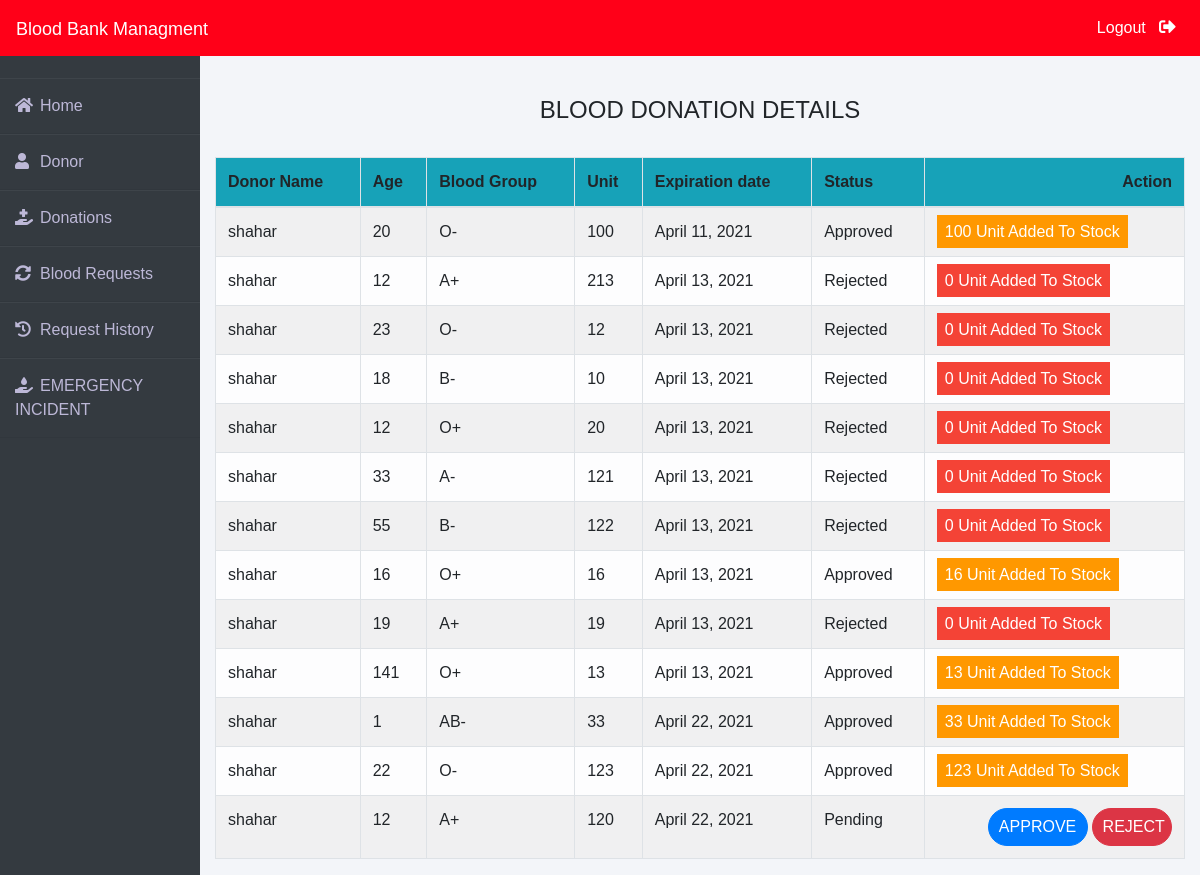
The page /admin-donation (signed in) on the database as committed earlier.
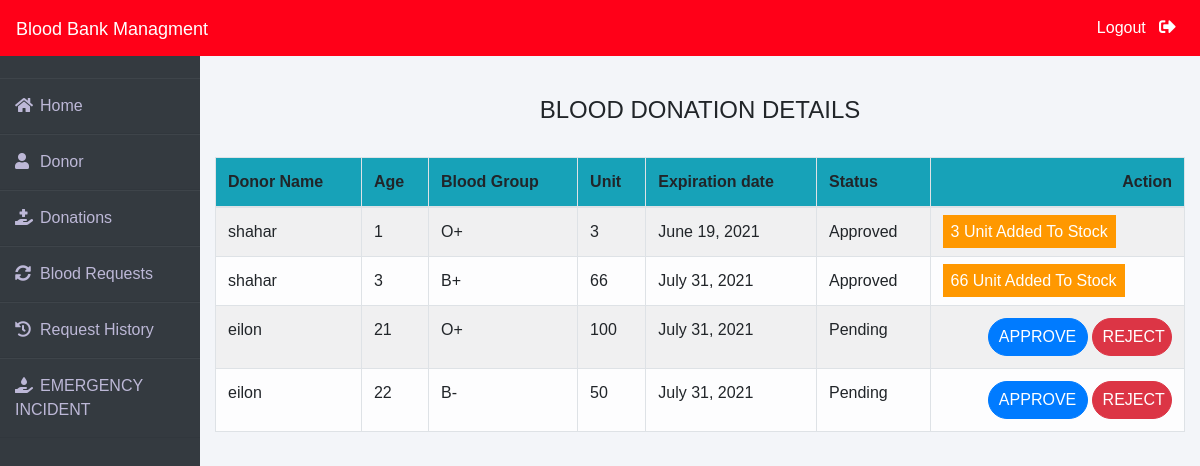
The same page on the database as committed later.
### donor/models.py (models this page shows, shortened)
class BloodDonate(models.Model):
    donor=models.ForeignKey(Donor,on_delete=models.CASCADE)
    disease=models.CharField(max_length=100,default="Nothing")
    age=models.PositiveIntegerField()
    bloodgroup=models.CharField(max_length=10)
    unit=models.PositiveIntegerField(default=0)
    status=models.CharField(max_length=20,default="Pending")
    date=models.DateField(default=datetime.datetime.now()+datetime.timedelta(days=42))

class Donor(models.Model):
    user=models.OneToOneField(User,on_delete=models.CASCADE)
    profile_pic= models.ImageField(upload_to='profile_pic/Donor/',null=True,blank=True)
    bloodgroup=models.CharField(max_length=10)
    address = models.CharField(max_length=40)
    mobile = models.CharField(max_length=20,null=False)
    def __str__(self):
        return self.user.first_name

### blood/views.py (the view)
# urls.py: path('admin-donation', views.admin_donation_view,name='admin-donation'),
@login_required(login_url='adminlogin')
def admin_donation_view(request):
    donations=dmodels.BloodDonate.objects.all()
    donate = ET.Element('donate')
    for t in donations:
        donor_name = ET.SubElement(donate, 'Donor-name')
        age = ET.SubElement(donate, 'Age')
        blood_group = ET.SubElement(donate, 'Blood group')
        unit = ET.SubElement(donate, 'Unit')
        request_date = ET.SubElement(donate, 'Date')
        status = ET.SubElement(donate, 'Status')
        donor_name.text = str(t.donor)
        age.text = str(t.age)
        blood_group.text = str(t.bloodgroup)
        unit.text = str(t.unit)
        request_date.text = str(t.date)
        status.text = str(t.status)
        print(str(t.donor))
        print(str(t.age))
        print(str(t.bloodgroup))
        print(str(t.unit))
        print(str(t.date))
        print(str(t.status))
    mydata = ET.tostring(donate)
    myfile = open("audittrail.xml", "wb")
    myfile.write(mydata)
    return render(request,'blood/admin_donation.html',{'donations':donations})

### templates/blood/admin_donation.html (shortened to what this page needs)
{% extends 'blood/adminbase.html' %}
{% block content %}
{% load widget_tweaks %}
{%load static%}
<head>
   </head>
<br><br>
<div class="container">
    <H4 class="text-center">BLOOD DONATION DETAILS</H4><br>
    <table class="table table-light table-hover table-bordered table-striped">
        <thead class="bg-info">
            <tr>
                <th scope="col">Donor Name</th>
                <th scope="col">Age</th>
                <th scope="col">Blood Group</th>
                <th scope="col">Unit</th>
                <th scope="col">Expiration date</th>
                <th scope="col">Status</th>
                <th class="text-right">Action</th>
            </tr>
        </thead>
        <tbody>
            {% for t in donations %}
            <tr>
                <td> {{t.donor}}</td>
                <td> {{t.age}}</td>
                <td>{{t.bloodgroup}}</td>
                <td>{{t.unit}}</td>
                <td>{{t.date}}</td>
                <td>{{t.status}}</td>
                {% if t.status == 'Pending' %}
                <td class="text-right">
                    <button class="btn btn-primary badge-pill" style="width: 100px;"><a  style="text-decoration: none;color: white;" href="{% url 'approve-donation' t.id  %}">APPROVE</a> </button>
                    <button class="btn btn-danger badge-pill" style="width: 80px;"><a  style="text-decoration: none;color: white;" href="{% url 'reject-donation' t.id  %}">REJECT</a> </button>
                </td>
                {% elif  t.status == 'Approved' %}
                <td><span class="label warning">{{t.unit}} Unit Added To Stock</span></td>
                {% else %}
                <td><span class="label danger">0 Unit Added To Stock</span></td>
                {% endif %}
            </tr>
            {% endfor %}
        </tbody>
    </table>
</div>
{% endblock content %}

Rows that differ between the two databases and show on the page:
removed BloodDonate: donor "shahar", age "20", bloodgroup "O-", unit "100", date "April 11, 2021", status "Approved"
removed BloodDonate: donor "shahar", age "12", bloodgroup "A+", unit "213", date "April 13, 2021", status "Rejected", shows "0 Unit Added To Stock"
removed BloodDonate: donor "shahar", age "23", bloodgroup "O-", unit "12", date "April 13, 2021", status "Rejected", shows "0 Unit Added To Stock"
removed BloodDonate: donor "shahar", age "18", bloodgroup "B-", unit "10", date "April 13, 2021", status "Rejected", shows "0 Unit Added To Stock"
removed BloodDonate: donor "shahar", age "12", bloodgroup "O+", unit "20", date "April 13, 2021", status "Rejected", shows "0 Unit Added To Stock"
removed BloodDonate: donor "shahar", age "33", bloodgroup "A-", unit "121", date "April 13, 2021", status "Rejected", shows "0 Unit Added To Stock"
removed BloodDonate: donor "shahar", age "55", bloodgroup "B-", unit "122", date "April 13, 2021", status "Rejected", shows "0 Unit Added To Stock"
removed BloodDonate: donor "shahar", age "16", bloodgroup "O+", unit "16", date "April 13, 2021", status "Approved"
removed BloodDonate: donor "shahar", age "19", bloodgroup "A+", unit "19", date "April 13, 2021", status "Rejected", shows "0 Unit Added To Stock"
removed BloodDonate: donor "shahar", age "141", bloodgroup "O+", unit "13", date "April 13, 2021", status "Approved"
removed BloodDonate: donor "shahar", age "1", bloodgroup "AB-", unit "33", date "April 22, 2021", status "Approved"
removed BloodDonate: donor "shahar", age "22", bloodgroup "O-", unit "123", date "April 22, 2021", status "Approved"
removed BloodDonate: donor "shahar", age "12", bloodgroup "A+", unit "120", date "April 22, 2021", status "Pending", shows "APPROVE"
added BloodDonate: donor "shahar", age "1", bloodgroup "O+", unit "3", date "June 19, 2021", status "Approved"
added BloodDonate: donor "shahar", age "3", bloodgroup "B+", unit "66", date "July 31, 2021", status "Approved"
added BloodDonate: donor "eilon", age "21", bloodgroup "O+", unit "100", date "July 31, 2021", status "Pending", shows "APPROVE"
added BloodDonate: donor "eilon", age "22", bloodgroup "B-", unit "50", date "July 31, 2021", status "Pending", shows "APPROVE"
